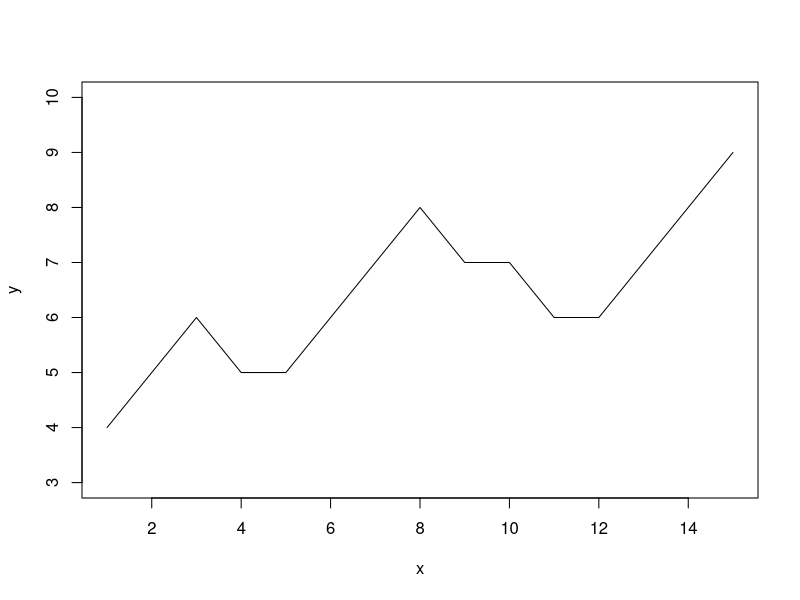

Recreate this plot in R. (Note: this script raises an error after producing the figure.)
x = seq(1,15)
y = c(4,5,6,5,5,6,7,8,7,7,6,6,7,8,9)
plot(x,y,type="l",ylim=c(3,10))
lo <- lm(y~x)
xl <- seq(min(x),max(x), (max(x) - min(x))/1000)
length(xl)


out = predict(lo,xl)
lines(xl, out, col='red', lwd=2)

infl <- c(FALSE, diff(diff(out)>0)!=0)
print(diff(out))
points(xl[infl ], out[infl ], col="blue")
